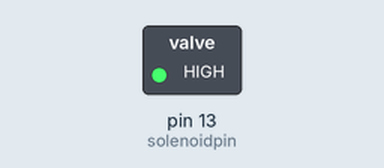
This sketch was run on a simulated Arduino Uno, built with avr-gcc and run on an emulated ATmega328P. Shown: switched loads named in the sketch (green lamp = pin HIGH). Dashed ring = blinking.

Above: at 0.5 s.
Timing chart, 0 to 4.6 s (numbered marks = the images above):
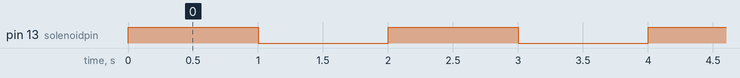

The sketch:

lockerControl.ino
```cpp
const int solenoidpin = 13;    //defines solenoid @pin 3

void setup() {
  pinMode(solenoidpin, OUTPUT); //sets solenoid as Output
}

void loop() {
  digitalWrite(solenoidpin, HIGH);  //sets the solenoid into HIGH state
  delay(1000);            //duration 2 seconds
  digitalWrite(solenoidpin, LOW); //sets the solenoid into LOW state
  delay(1000);            //duration 2 seconds
}
```

Measured:
- by itself, pin 13 (solenoidpin): alternates HIGH for 1.0 s and LOW for 1.0 s
